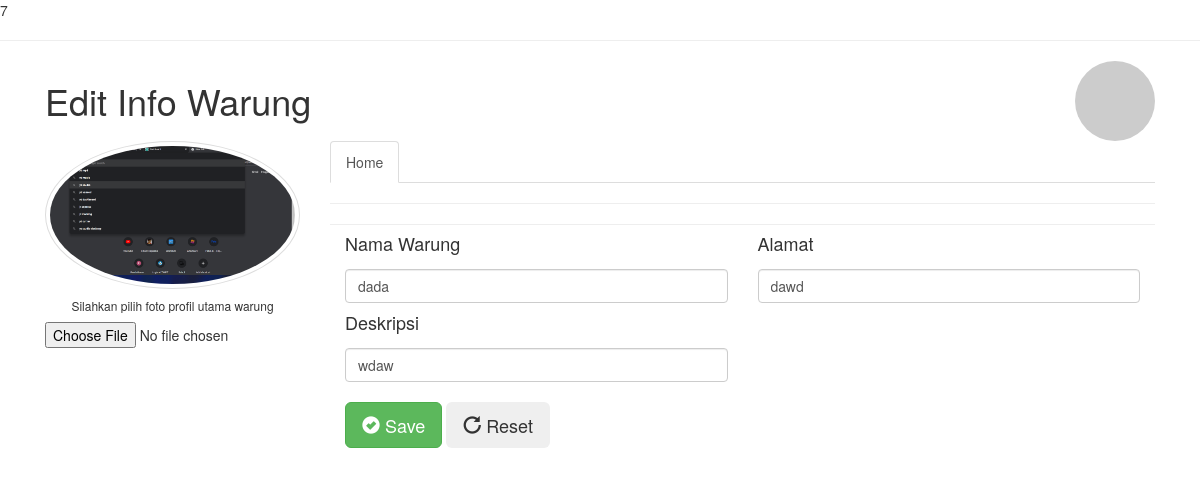
The page /View/EditWarung.php?id=7 (signed in) on the database as committed earlier.
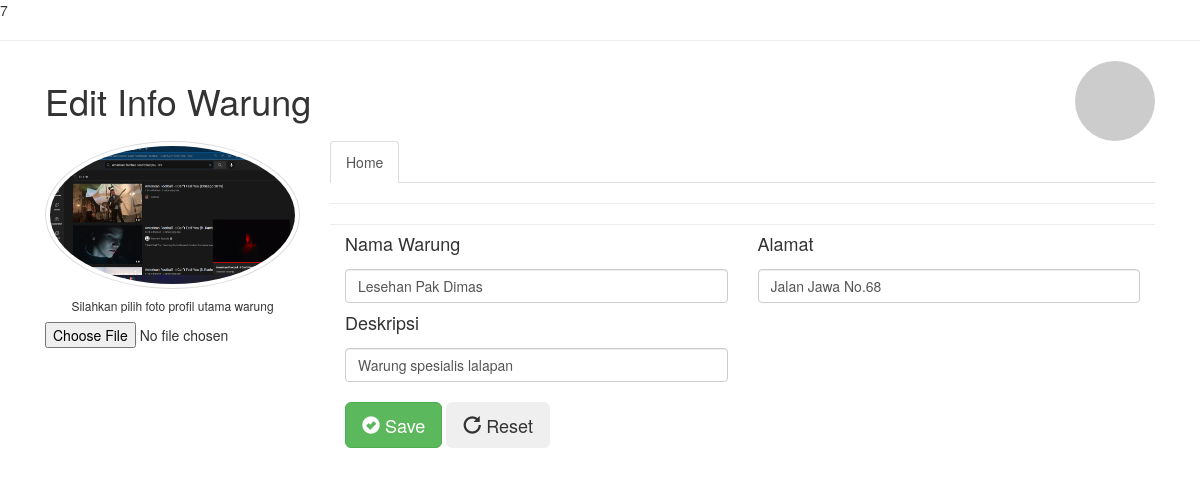
The same page on the database as committed later.
### tables this page shows
CREATE TABLE `tb_warung` (
  `id_warung` int(11) NOT NULL,
  `nama_warung` varchar(50) NOT NULL,
  `alamat` varchar(120) NOT NULL,
  `deskripsi` mediumtext NOT NULL,
  `foto` varchar(256) DEFAULT NULL,
  `id_user` int(5) NOT NULL,
  `tanggal_ditambahkan` datetime NOT NULL
);

### View/EditWarung.php (the view, shortened to what this page needs)
<?php
include('../Config/koneksi.php');
$getID=$_GET['id'];
print_r($getID);
$sql ="SELECT * FROM tb_warung WHERE id_warung=$getID";
$result = mysqli_query($koneksi, $sql);
$row =mysqli_fetch_assoc($result);
?><script>
<link href="//maxcdn.bootstrapcdn.com/bootstrap/4.1.1/css/bootstrap.min.css" rel="stylesheet" id="bootstrap-css">
<link href="//maxcdn.bootstrapcdn.com/bootstrap/4.0.0/css/bootstrap.min.css" rel="stylesheet" id="bootstrap-css">
<head>
    <link rel="stylesheet" href="https://maxcdn.bootstrapcdn.com/bootstrap/3.3.7/css/bootstrap.min.css">
</head>
<hr>
<div class="container bootstrap snippet">
    <div class="row">
        <div class="col-sm-10"><h1>Edit Info Warung</h1></div>
        <div class="col-sm-2"><a href="/users" class="pull-right"><img title="profile image"
                                                                       class="img-circle img-responsive"
                                                                       src="http://www.gravatar.com/avatar/28fd20ccec6865e2d5f0e1f4446eb7bf?s=100"></a>
        </div>
    </div>
    <form class="form" action="" enctype="multipart/form-data" method="post"
          id="registrationForm">
        <div class="row">
            <div class="col-sm-3">
                <div class="text-center">
                    <img src="../Assets/img/<?php echo $row['foto']; ?>" class="avatar img-circle img-thumbnail"
                         id="coy" alt="avatar">
                    <h6>Silahkan pilih foto profil utama warung</h6>
                    <input type="file" name="foto" value="<?php $row['foto'] ?>" class="text-center center-block file-upload"
                           onchange="readUrl(this)">
                </div>
                <br>
            </div>
            <div class="col-sm-9">
                <ul class="nav nav-tabs">
                    <li class="active"><a data-toggle="tab" href="#home">Home</a></li>
                </ul>
                <div class="tab-content">
                    <div class="tab-pane active" id="home">
                        <hr>
                        <div class="form">
                            <div class="col-xs-6">
                                <label for="first_name"><h4>Nama Warung</h4></label>
                                <input type="text" class="form-control" name="nama_warung" id="first_name" value="<?php echo $row['nama_warung'];?>"
                                       title="enter your first name if any.">
                            </div>
                        </div>
                        <div class="form">
                            <div class="col-xs-6">
                                <label for="last_name"><h4>Alamat</h4></label>
                                <input type="text" class="form-control" name="alamat" id="last_name" value="<?php echo $row['alamat'];?>"
                                    title="enter your last name if any.">
                            </div>
                        </div>
                        <div class="form">
                            <div class="col-xs-6">
                                <label for="phone"><h4>Deskripsi</h4></label>
                                <input type="text" class="form-control" id="phone"  value="<?php echo $row['deskripsi']; ?>" name="deskripsi"></input>
                            </div>
                        </div>
                        <div class="form">
                            <div class="col-xs-12">
                                <br>
                                <button class="btn btn-lg btn-success" type="submit" name="submit"><i
                                        class="glyphicon glyphicon-ok-sign"></i> Save
                                </button>
                                <button class="btn btn-lg" type="reset"><i class="glyphicon glyphicon-repeat"></i> Reset
                                </button>
                            </div>
                        </div>
                        <hr>
                    </div>
                </div>
            </div>
    </form>
</div>

Rows that differ between the two databases and show on the page:
changed tb_warung: foto: a different picture; nama_warung "dada" → "Lesehan Pak Dimas"; alamat "dawd" → "Jalan Jawa No.68"; deskripsi "wdaw" → "Warung spesialis lalapan"
